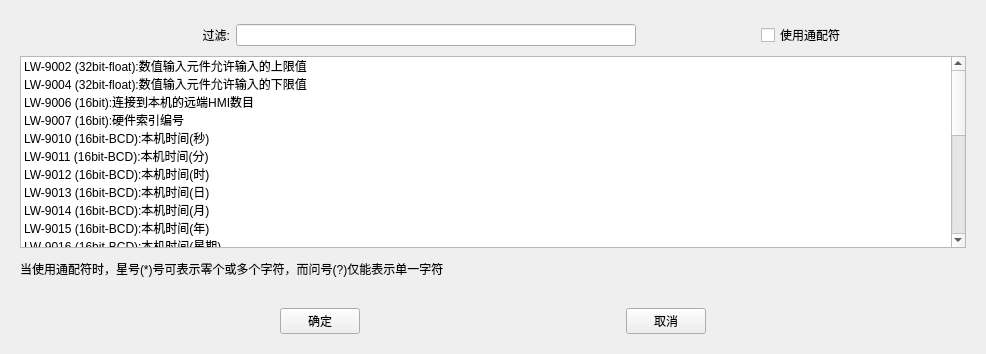
     <widget class="QWidget" name="ItemAddrPage">
      <layout class="QVBoxLayout" name="verticalLayout_6">
       <item>
        <widget class="QWidget" name="widget_3" native="true">
         <layout class="QVBoxLayout" name="verticalLayout_5">
          <item>
           <layout class="QHBoxLayout" name="horizontalLayout_5">
            <item>
             <spacer name="horizontalSpacer_10">
              <property name="orientation">
               <enum>Qt::Horizontal</enum>
              </property>
              <property name="sizeHint" stdset="0">
               <size>
                <width>40</width>
                <height>20</height>
               </size>
              </property>
             </spacer>
            </item>
            <item>
             <widget class="QLabel" name="label_2">
              <property name="minimumSize">
               <size>
                <width>90</width>
                <height>30</height>
               </size>
              </property>
              <property name="maximumSize">
               <size>
                <width>16777215</width>
                <height>30</height>
               </size>
              </property>
              <property name="text">
               <string>过滤:</string>
              </property>
              <property name="alignment">
               <set>Qt::AlignRight|Qt::AlignTrailing|Qt::AlignVCenter</set>
              </property>
             </widget>
            </item>
            <item>
             <widget class="QLineEdit" name="FilterKeyWordLineEdit">
              <property name="minimumSize">
               <size>
                <width>400</width>
                <height>0</height>
               </size>
              </property>
             </widget>
            </item>
            <item>
             <spacer name="horizontalSpacer_12">
              <property name="orientation">
               <enum>Qt::Horizontal</enum>
              </property>
              <property name="sizeHint" stdset="0">
               <size>
                <width>40</width>
                <height>20</height>
               </size>
              </property>
             </spacer>
            </item>
            <item>
             <widget class="QCheckBox" name="UseWildcard">
              <property name="text">
               <string>使用通配符</string>
              </property>
             </widget>
            </item>
            <item>
             <spacer name="horizontalSpacer_13">
              <property name="orientation">
               <enum>Qt::Horizontal</enum>
              </property>
              <property name="sizeHint" stdset="0">
               <size>
                <width>40</width>
                <height>20</height>
               </size>
              </property>
             </spacer>
            </item>
           </layout>
          </item>
          <item>
           <widget class="QListWidget" name="listWidget">
            <item>
             <property name="text">
              <string>LW-9002 (32bit-float):数值输入元件允许输入的上限值</string>
             </property>
            </item>
            <item>
             <property name="text">
              <string>LW-9004 (32bit-float):数值输入元件允许输入的下限值</string>
             </property>
            </item>
            <item>
             <property name="text">
              <string>LW-9006 (16bit):连接到本机的远端HMI数目</string>
             </property>
            </item>
            <item>
             <property name="text">
              <string>LW-9007 (16bit):硬件索引编号</string>
             </property>
            </item>
            <item>
             <property name="text">
              <string>LW-9010 (16bit-BCD):本机时间(秒)</string>
             </property>
            </item>
            <item>
             <property name="text">
              <string>LW-9011 (16bit-BCD):本机时间(分)</string>
             </property>
            </item>
            <item>
             <property name="text">
              <string>LW-9012 (16bit-BCD):本机时间(时)</string>
             </property>
            </item>
            <item>
             <property name="text">
              <string>LW-9013 (16bit-BCD):本机时间(日)</string>
             </property>
            </item>
            <item>
             <property name="text">
              <string>LW-9014 (16bit-BCD):本机时间(月)</string>
             </property>
            </item>
            <item>
             <property name="text">
              <string>LW-9015 (16bit-BCD):本机时间(年)</string>
             </property>
            </item>
            <item>
             <property name="text">
              <string>LW-9016 (16bit-BCD):本机时间(星期)</string>
             </property>
            </item>
            <item>
             <property name="text">
              <string>LW-9017 (16bit)：本机时间(秒)</string>
             </property>
            </item>
            <item>
             <property name="text">
              <string>LW-9018 (16bit)：本机时间(分)</string>
             </property>
            </item>
            <item>
             <property name="text">
              <string>LW-9019 (16bit)：本机时间(时)</string>
             </property>
            </item>
            <item>
             <property name="text">
              <string>LW-9020 (16bit)：本机时间(日)</string>
             </property>
            </item>
            <item>
             <property name="text">
              <string>LW-9021 (16bit)：本机时间(月)</string>
             </property>
            </item>
            <item>
             <property name="text">
              <string>LW-9022 (16bit)：本机时间(年)</string>
             </property>
            </item>
            <item>
             <property name="text">
              <string>LW-9023 (16bit)：本机时间(星期)</string>
             </property>
            </item>
            <item>
             <property name="text">
              <string>LW-9024 (16bit)：memory link系统寄存器</string>
             </property>
            </item>
            <item>
             <property name="text">
              <string>LW-9025 (16bit)：CPU使用率</string>
             </property>
            </item>
            <item>
             <property name="text">
              <string>LW-9026 (16bit)：OS版本(年)</string>
             </property>
            </item>
            <item>
             <property name="text">
              <string>LW-9027 (16bit)：OS版本(月)</string>
             </property>
            </item>
            <item>
             <property name="text">
              <string>LW-9028 (16bit)：OS版本(日)</string>
             </property>
            </item>
            <item>
             <property name="text">
              <string>LW-9030 (32bit)：系统时间(单位：0.1秒)</string>
             </property>
            </item>
            <item>
             <property name="text">
              <string>LW-9032 (8 words)：备份历史记录到SD卡，U盘的文件夹名称</string>
             </property>
            </item>
           </widget>
          </item>
          <item>
           <widget class="QLabel" name="label">
            <property name="minimumSize">
             <size>
              <width>0</width>
              <height>30</height>
             </size>
            </property>
            <property name="text">
             <string>当使用通配符时，星号(*)号可表示零个或多个字符，而问号(?)仅能表示单一字符</string>
            </property>
           </widget>
          </item>
         </layout>
        </widget>
       </item>
       <item>
        <widget class="QWidget" name="widget_4" native="true">
         <layout class="QHBoxLayout" name="horizontalLayout_4">
          <item>
           <spacer name="horizontalSpacer_7">
            <property name="orientation">
             <enum>Qt::Horizontal</enum>
            </property>
            <property name="sizeHint" stdset="0">
             <size>
              <width>260</width>
              <height>20</height>
             </size>
            </property>
           </spacer>
          </item>
          <item>
           <widget class="QPushButton" name="ConfirmButton">
            <property name="text">
             <string>确定</string>
            </property>
           </widget>
          </item>
          <item>
           <spacer name="horizontalSpacer_8">
            <property name="orientation">
             <enum>Qt::Horizontal</enum>
            </property>
            <property name="sizeHint" stdset="0">
             <size>
              <width>260</width>
              <height>20</height>
             </size>
            </property>
           </spacer>
          </item>
          <item>
           <widget class="QPushButton" name="CancelButton">
            <property name="text">
             <string>取消</string>
            </property>
           </widget>
          </item>
          <item>
           <spacer name="horizontalSpacer_9">
            <property name="orientation">
             <enum>Qt::Horizontal</enum>
            </property>
            <property name="sizeHint" stdset="0">
             <size>
              <width>260</width>
              <height>20</height>
             </size>
            </property>
           </spacer>
          </item>
         </layout>
        </widget>
       </item>
      </layout>
     </widget>
